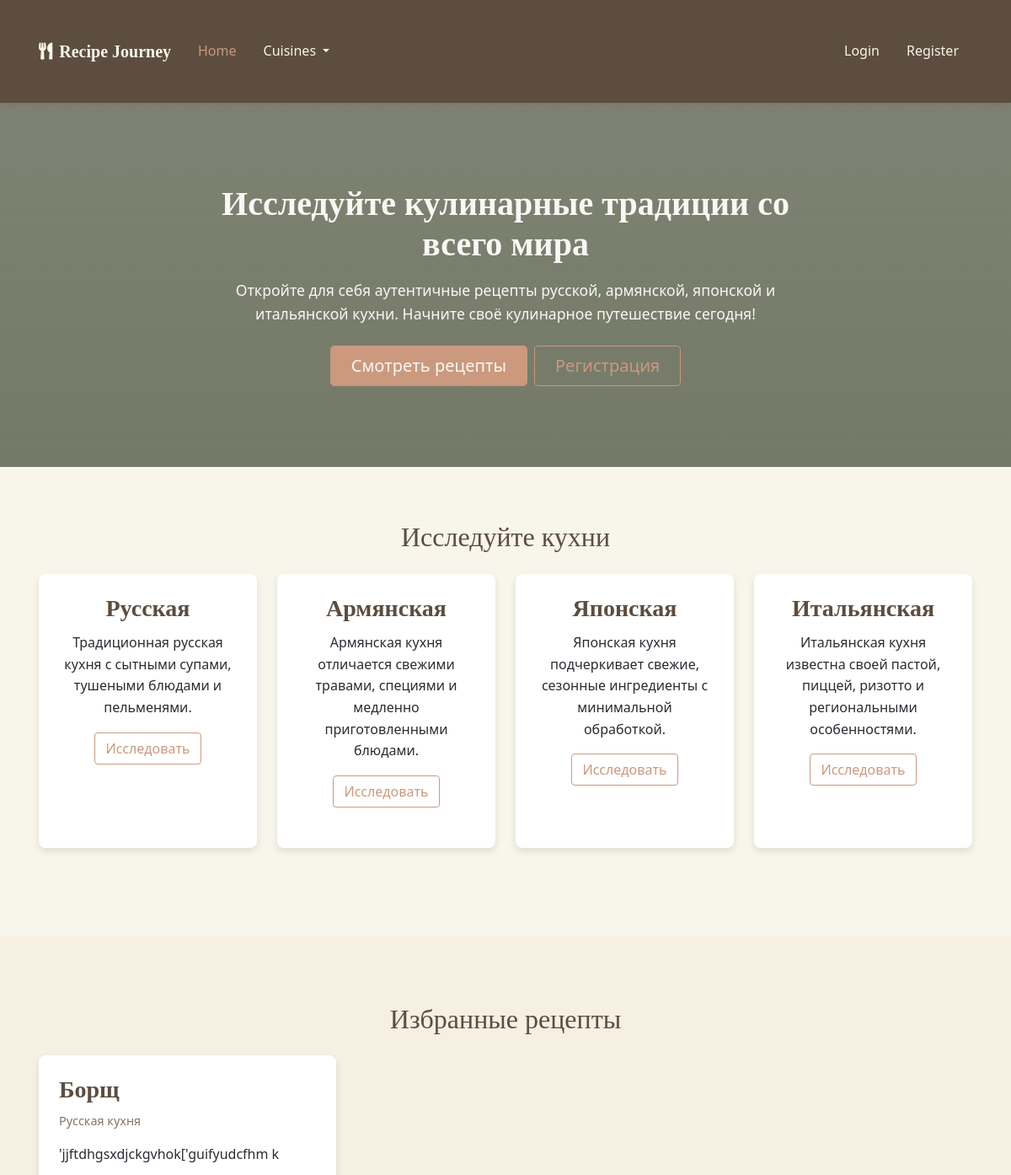
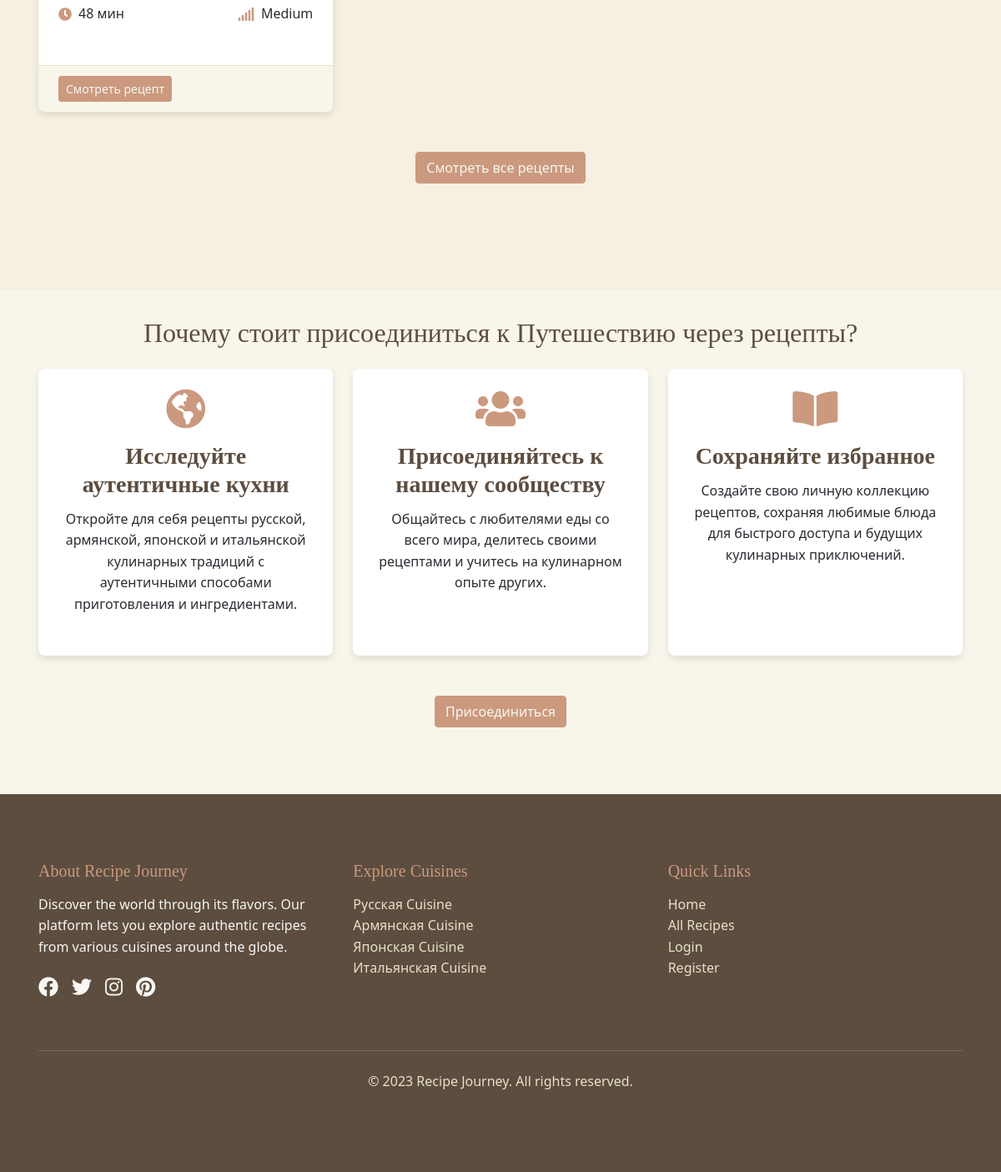
The page / on the database its author committed (2 pictures, top to bottom).
### models.py (models this page shows, shortened)
class Cuisine(db.Model):
    id = db.Column(db.Integer, primary_key=True)
    name = db.Column(db.String(64), unique=True, nullable=False)
    description = db.Column(db.Text)
    recipes = db.relationship('Recipe', backref='cuisine', lazy='dynamic')

class Recipe(db.Model):
    id = db.Column(db.Integer, primary_key=True)
    title = db.Column(db.String(128), nullable=False)
    description = db.Column(db.Text)
    ingredients = db.Column(db.Text, nullable=False)
    instructions = db.Column(db.Text, nullable=False)
    prep_time = db.Column(db.Integer)  # in minutes
    cook_time = db.Column(db.Integer)  # in minutes
    servings = db.Column(db.Integer)
    difficulty = db.Column(db.String(20))  # Easy, Medium, Hard
    created_at = db.Column(db.DateTime, default=datetime.utcnow)
    updated_at = db.Column(db.DateTime, default=datetime.utcnow, onupdate=datetime.utcnow)
    user_id = db.Column(db.Integer, db.ForeignKey('user.id'))
    cuisine_id = db.Column(db.Integer, db.ForeignKey('cuisine.id'))
    favorites = db.relationship('Favorite', backref='recipe', lazy='dynamic')

### routes.py (the view)
@app.route('/')
def index():
    featured_recipes = Recipe.query.order_by(Recipe.created_at.desc()).limit(6).all()
    cuisines = Cuisine.query.all()
    return render_template('index.html', featured_recipes=featured_recipes, cuisines=cuisines)

### templates/index.html (shortened to what this page needs)
{% extends 'base.html' %}
{% block content %}
    <section class="hero">
        <div class="container text-center">
            <div class="row justify-content-center">
                <div class="col-md-8">
                    <h1 class="display-4 fw-bold">Исследуйте кулинарные традиции со всего мира</h1>
                    <p class="lead">Откройте для себя аутентичные рецепты русской, армянской, японской и итальянской кухни. Начните своё кулинарное путешествие сегодня!</p>
                    <div class="d-grid gap-2 d-sm-flex justify-content-sm-center">
                        <a href="{{ url_for('recipes') }}" class="btn btn-primary btn-lg px-4 gap-3">Смотреть рецепты</a>
                        {% if not current_user.is_authenticated %}
                            <a href="{{ url_for('register') }}" class="btn btn-outline-primary btn-lg px-4">Регистрация</a>
                        {% endif %}
                    </div>
                </div>
            </div>
        </div>
    </section>
    <section class="container section">
        <h2 class="text-center mb-4">Исследуйте кухни</h2>
        <div class="row">
            {% for cuisine in cuisines %}
                <div class="col-md-3 col-sm-6 mb-4">
                    <div class="card h-100 animate-on-scroll">
                        <div class="card-body text-center">
                            <h3 class="card-title">{{ cuisine.name }}</h3>
                            <p class="card-text">{{ cuisine.description }}</p>
                            <a href="{{ url_for('cuisine_recipes', cuisine_id=cuisine.id) }}" class="btn btn-outline-primary">Исследовать</a>
                        </div>
                    </div>
                </div>
            {% endfor %}
        </div>
    </section>
    <section class="bg-beige py-5">
        <div class="container section">
            <h2 class="text-center mb-4">Избранные рецепты</h2>
            <div class="row">
                {% if featured_recipes %}
                    {% for recipe in featured_recipes %}
                        <div class="col-lg-4 col-md-6 mb-4">
                            <div class="card h-100 animate-on-scroll">
                                <div class="card-body">
                                    <h3 class="card-title">{{ recipe.title }}</h3>
                                    <p class="card-subtitle">{{ recipe.cuisine.name }} кухня</p>
                                    <p class="card-text">{{ recipe.description[:100] }}{% if recipe.description|length > 100 %}...{% endif %}</p>
                                    <div class="d-flex justify-content-between align-items-center">
                                        <div class="recipe-meta-item">
                                            <i class="fas fa-clock"></i>
                                            <span>{{ recipe.prep_time + recipe.cook_time }} мин</span>
                                        </div>
                                        <div class="recipe-meta-item">
                                            <i class="fas fa-signal"></i>
                                            <span>{{ recipe.difficulty }}</span>
                                        </div>
                                    </div>
                                </div>
                                <div class="card-footer">
                                    <a href="{{ url_for('recipe_detail', recipe_id=recipe.id) }}" class="btn btn-primary btn-sm">Смотреть рецепт</a>
                                </div>
                            </div>
                        </div>
                    {% endfor %}
                {% else %}
                    <div class="col-12 text-center">
                        <p>Пока нет доступных рецептов. Будьте первым, кто <a href="{{ url_for('add_recipe') }}">добавит рецепт</a>!</p>
                    </div>
                {% endif %}
            </div>
            <div class="text-center mt-4">
                <a href="{{ url_for('recipes') }}" class="btn btn-primary">Смотреть все рецепты</a>
            </div>
        </div>
    </section>
    <section class="container section">
        <h2 class="text-center mb-4">Почему стоит присоединиться к Путешествию через рецепты?</h2>
        <div class="row">
            <div class="col-md-4 mb-4">
                <div class="card h-100 animate-on-scroll">
                    <div class="card-body text-center">
                        <i class="fas fa-globe-americas fa-3x text-accent mb-3"></i>
                        <h3 class="card-title">Исследуйте аутентичные кухни</h3>
                        <p class="card-text">Откройте для себя рецепты русской, армянской, японской и итальянской кулинарных традиций с аутентичными способами приготовления и ингредиентами.</p>
                    </div>
                </div>
            </div>
            <div class="col-md-4 mb-4">
                <div class="card h-100 animate-on-scroll">
                    <div class="card-body text-center">
                        <i class="fas fa-users fa-3x text-accent mb-3"></i>
                        <h3 class="card-title">Присоединяйтесь к нашему сообществу</h3>
                        <p class="card-text">Общайтесь с любителями еды со всего мира, делитесь своими рецептами и учитесь на кулинарном опыте других.</p>
                    </div>
                </div>
            </div>
            <div class="col-md-4 mb-4">
                <div class="card h-100 animate-on-scroll">
                    <div class="card-body text-center">
                        <i class="fas fa-book-open fa-3x text-accent mb-3"></i>
                        <h3 class="card-title">Сохраняйте избранное</h3>
                        <p class="card-text">Создайте свою личную коллекцию рецептов, сохраняя любимые блюда для быстрого доступа и будущих кулинарных приключений.</p>
                    </div>
                </div>
            </div>
        </div>
        {% if not current_user.is_authenticated %}
            <div class="text-center mt-4">
                <a href="{{ url_for('register') }}" class="btn btn-primary">Присоединиться</a>
            </div>
        {% endif %}
    </section>
{% endblock %}

### templates/base.html (shortened to what this page needs)
<!DOCTYPE html>
<html lang="en">
<head>
    <link href="https://cdn.jsdelivr.net/npm/bootstrap@5.1.3/dist/css/bootstrap.min.css" rel="stylesheet">
    <link rel="stylesheet" href="https://cdnjs.cloudflare.com/ajax/libs/font-awesome/5.15.4/css/all.min.css">
    <link rel="stylesheet" href="{{ url_for('static', filename='css/main.css') }}">
</head>
<body>
    <nav class="navbar navbar-expand-lg navbar-dark">
        <div class="container">
            <a class="navbar-brand" href="{{ url_for('index') }}">
                <i class="fas fa-utensils me-2"></i>Recipe Journey
            </a>
            <div class="collapse navbar-collapse" id="navbarNav">
                <ul class="navbar-nav me-auto">
                    <li class="nav-item">
                        <a class="nav-link {% if request.path == url_for('index') %}active{% endif %}" href="{{ url_for('index') }}">Home</a>
                    </li>
                    <li class="nav-item dropdown">
                        <a class="nav-link dropdown-toggle" href="#" id="navbarDropdownMenuLink" role="button" data-bs-toggle="dropdown" aria-expanded="false">
                            Cuisines
                        </a>
                    </li>
                </ul>
                <ul class="navbar-nav">
                    {% if current_user.is_authenticated %}
                        <li class="nav-item dropdown">
                            <a class="nav-link dropdown-toggle" href="#" id="userDropdown" role="button" data-bs-toggle="dropdown" aria-expanded="false">
                                <i class="fas fa-user-circle me-1"></i>{{ current_user.username }}
                            </a>
                            <ul class="dropdown-menu dropdown-menu-end" aria-labelledby="userDropdown">
                                <li><a class="dropdown-item" href="{{ url_for('profile') }}">My Profile</a></li>
                                <li><hr class="dropdown-divider"></li>
                                <li><a class="dropdown-item" href="{{ url_for('logout') }}">Logout</a></li>
                            </ul>
                        </li>
                    {% else %}
                        <li class="nav-item">
                            <a class="nav-link {% if request.path == url_for('login') %}active{% endif %}" href="{{ url_for('login') }}">Login</a>
                        </li>
                        <li class="nav-item">
                            <a class="nav-link {% if request.path == url_for('register') %}active{% endif %}" href="{{ url_for('register') }}">Register</a>
                        </li>
                    {% endif %}
                </ul>
            </div>
        </div>
    </nav>
    <main>
        {% block content %}{% endblock %}
    </main>
    <footer>
        <div class="container">
            <div class="row">
                <div class="col-md-4 mb-4">
                    <h5 class="footer-heading">About Recipe Journey</h5>
                    <p>Discover the world through its flavors. Our platform lets you explore authentic recipes from various cuisines around the globe.</p>
                    <div class="social-icons">
                        <a href="#" aria-label="Facebook"><i class="fab fa-facebook"></i></a>
                        <a href="#" aria-label="Twitter"><i class="fab fa-twitter"></i></a>
                        <a href="#" aria-label="Instagram"><i class="fab fa-instagram"></i></a>
                        <a href="#" aria-label="Pinterest"><i class="fab fa-pinterest"></i></a>
                    </div>
                </div>
                <div class="col-md-4 mb-4">
                    <h5 class="footer-heading">Explore Cuisines</h5>
                    <ul class="list-unstyled">
                        {% for cuisine in cuisines %}
                            <li><a href="{{ url_for('cuisine_recipes', cuisine_id=cuisine.id) }}" class="footer-link">{{ cuisine.name }} Cuisine</a></li>
                        {% endfor %}
                    </ul>
                </div>
                <div class="col-md-4 mb-4">
                    <h5 class="footer-heading">Quick Links</h5>
                    <ul class="list-unstyled">
                        <li><a href="{{ url_for('index') }}" class="footer-link">Home</a></li>
                        <li><a href="{{ url_for('recipes') }}" class="footer-link">All Recipes</a></li>
                        {% if current_user.is_authenticated %}
                            <li><a href="{{ url_for('profile') }}" class="footer-link">My Profile</a></li>
                            <li><a href="{{ url_for('add_recipe') }}" class="footer-link">Add Recipe</a></li>
                        {% else %}
                            <li><a href="{{ url_for('login') }}" class="footer-link">Login</a></li>
                            <li><a href="{{ url_for('register') }}" class="footer-link">Register</a></li>
                        {% endif %}
                    </ul>
                </div>
            </div>
            <div class="footer-bottom">
                <p>&copy; 2023 Recipe Journey. All rights reserved.</p>
            </div>
        </div>
    </footer>
</body>
</html>

### static/css/main.css (style rules this page uses)
:root { --beige: #f5f0e1; --light-beige: #f8f5eb; --dark-beige: #e8e0cc; --brown: #8a715e; --dark-brown: #5c4d3f; --olive: #6b705c; --light-olive: #a6a893; --accent: #cb997e; --text-dark: #2d2a32; --text-light: #f8f7f3; --shadow: rgba(0, 0, 0, 0.1); }
* { margin: 0; padding: 0; box-sizing: border-box; }
body { font-family: 'Segoe UI', Tahoma, Geneva, Verdana, sans-serif; background-color: var(--light-beige); color: var(--text-dark); line-height: 1.6; }
h1, h2, h3, h4, h5, h6 { font-family: 'Georgia', serif; margin-bottom: 1rem; color: var(--dark-brown); }
.text-accent { color: var(--accent); }
.container { padding: 2rem 1rem; }
.section { margin-bottom: 3rem; }
.navbar { background-color: var(--dark-brown); box-shadow: 0 2px 10px var(--shadow); }
.navbar-brand { font-family: 'Georgia', serif; font-weight: bold; color: var(--light-beige) !important; }
.navbar-nav .nav-link { color: var(--light-beige) !important; margin: 0 0.5rem; transition: all 0.3s ease; }
.navbar-nav .nav-link:hover, .navbar-nav .nav-link.active { color: var(--accent) !important; }
.hero { background-color: var(--olive); color: var(--text-light); padding: 4rem 0; margin-bottom: 2rem; background-image: linear-gradient(rgba(107, 112, 92, 0.8), rgba(107, 112, 92, 0.9)), url('https://via.placeholder.com/1920x1080'); background-size: cover; background-position: center; }
.hero h1 { font-size: 2.5rem; color: var(--text-light); margin-bottom: 1rem; }
.hero p { font-size: 1.1rem; margin-bottom: 1.5rem; }
.btn-primary { background-color: var(--accent); border-color: var(--accent); color: var(--text-light); }
.btn-outline-primary { color: var(--accent); border-color: var(--accent); }
.card { border: none; border-radius: 0.5rem; overflow: hidden; box-shadow: 0 4px 8px var(--shadow); transition: transform 0.3s ease, box-shadow 0.3s ease; margin-bottom: 1.5rem; background-color: white; }
.card-body { padding: 1.5rem; }
.card-title { font-weight: bold; margin-bottom: 0.75rem; }
.card-subtitle { color: var(--brown); margin-bottom: 1rem; font-size: 0.9rem; }
.card-text { color: var(--text-dark); margin-bottom: 1rem; }
.card-footer { background-color: var(--light-beige); border-top: 1px solid var(--dark-beige); padding: 0.75rem 1.5rem; }
.recipe-meta-item { display: flex; align-items: center; gap: 0.5rem; }
.recipe-meta-item i { color: var(--accent); }
footer { background-color: var(--dark-brown); color: var(--text-light); padding: 3rem 0; margin-top: 3rem; }
.footer-heading { color: var(--accent); margin-bottom: 1rem; }
.footer-link { color: var(--dark-beige); text-decoration: none; transition: color 0.3s ease; }
.social-icons { display: flex; gap: 1rem; margin-top: 1rem; }
.social-icons a { color: var(--text-light); font-size: 1.5rem; transition: color 0.3s ease; }
.footer-bottom { border-top: 1px solid var(--olive); padding-top: 1.5rem; margin-top: 2rem; text-align: center; color: var(--dark-beige); }
.bg-beige { background-color: var(--beige); }

### rows shown on the page
Cuisine: name "Русская", description "Традиционная русская кухня с сытными супами, тушеными блюдами и пельменями."
Cuisine: name "Армянская", description "Армянская кухня отличается свежими травами, специями и медленно приготовленными блюдами."
Cuisine: name "Японская", description "Японская кухня подчеркивает свежие, сезонные ингредиенты с минимальной обработкой."
Cuisine: name "Итальянская", description "Итальянская кухня известна своей пастой, пиццей, ризотто и региональными особенностями."
Recipe: title "Борщ", cuisine.name "Русская", description "'jjftdhgsxdjckgvhok['guifyudcfhm k", recipe.prep_time+recipe.cook_time "48", difficulty "Medium"
